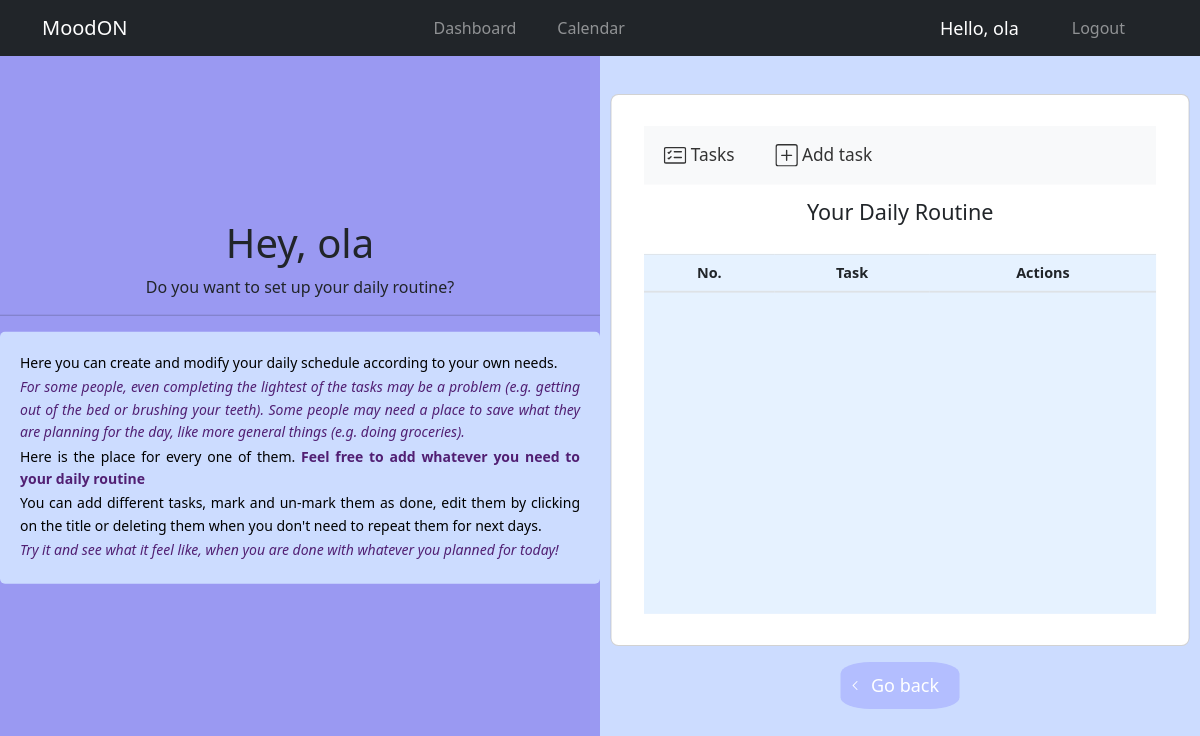
Before: /daily-routine/ (signed in) with the older database file.
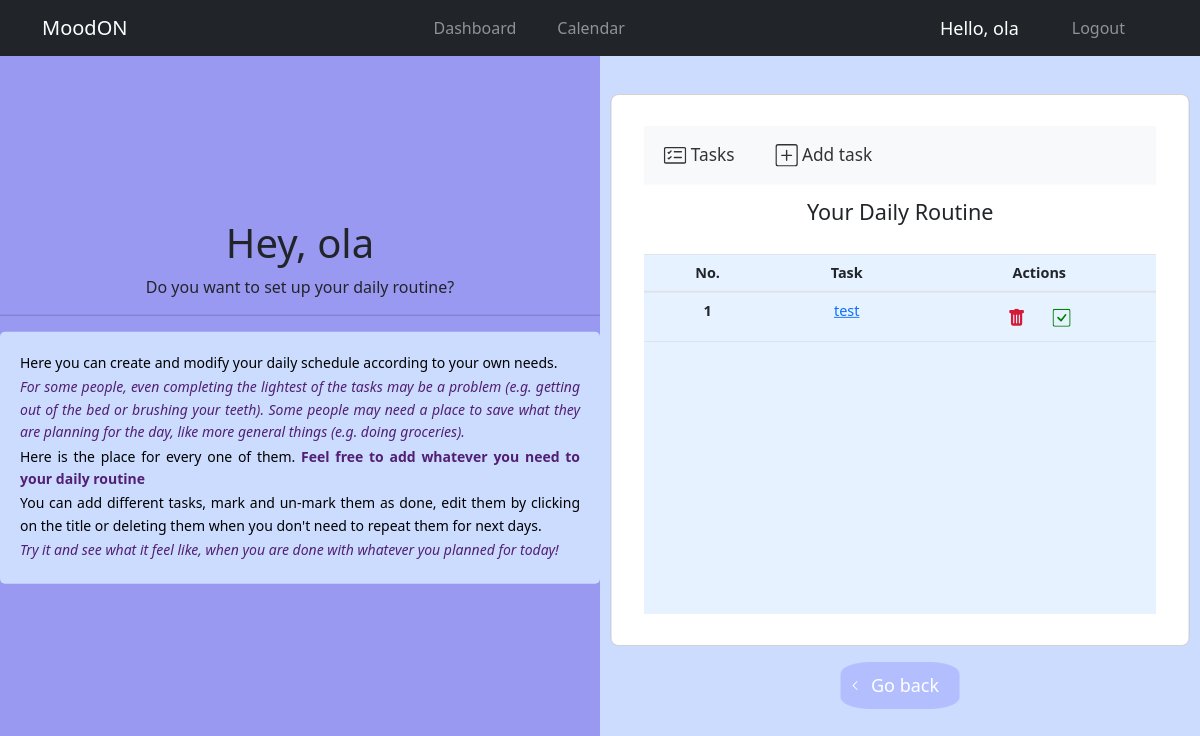
After: the same page with the newer database file.
### mood_tracker/models.py (models this page shows)
class DailyRoutine(models.Model):
    user = models.ForeignKey(User, on_delete=models.CASCADE, default=1)
    title = models.CharField(max_length=200)
    is_finished = models.BooleanField(default=False)
    date = models.DateField(auto_now_add=True)
    date_created = models.DateTimeField(auto_now_add=True)

### mood_tracker/views.py (the view)
# urls.py: path('daily-routine/', views.routine_list, name='routine_list'),
def routine_list(request):
    routines = DailyRoutine.objects.filter(user=request.user)
    return render(request, 'routine/routine_list.html', {'routines': routines})

### mood_tracker/templates/routine/routine_list.html (shortened to what the changed rows need)
{% extends 'main/main.html' %}
{% load static %}
{% block content %}
<head>
    <link href="https://cdn.jsdelivr.net/npm/bootstrap@5.2.2/dist/css/bootstrap.min.css" rel="stylesheet">
</head>
<div class="split left">
    <div class="centered">
        <div class="title">
            <h1>Hey, {{ request.user.username }}</h1>
        </div>
    </div>
</div>
<div class="split right">
    <div class="centered">
        <section class="vh-100" style="background-color: #ccdcff;">
            <div class="container-body">
                <div class="row d-flex justify-content-center align-items-center h-100">
                    <div class="col-12">
                        <div class="card rounded-3">
                            <div class="card-body p-1">
                                <div class="inside">
                                    <table class="table mb-4">
                                        <thead>
                                        <tr>
                                            <th scope="col">No.</th>
                                            <th scope="col">Task</th>
                                            <th scope="col">Actions</th>
                                        </tr>
                                        </thead>
                                        {% for routine in routines %}
                                        <tbody>
                                        <tr>
                                            <th scope="row">{{ forloop.counter }}</th>
                                            <td>
                                                {% if routine.is_finished %}
                                                <del>
                                                    <a href="{% url 'routine_update' routine.id %}">
                                                        {{routine.title}}</a>
                                                </del>
                                                {% else %}
                                                <a href="{% url 'routine_update' routine.id %}"> {{routine.title}}</a>
                                                {% endif %}
                                            </td>
                                            <td>
                                                <form action="{% url 'routine_delete' routine.id%}" method="post" style="display: inline">
                                                    <button type="submit" class="btn" onclick="return confirm('are you sure?')">
                                                    </button>
                                                </form>
                                                {% if routine.is_finished %}
                                                    <a href="{% url 'unfinish_routine' routine.id %}" class="btn">
                                                        <svg xmlns="http://www.w3.org/2000/svg" width="20" height="20" fill="red" class="bi bi-check-square" viewBox="0 0 16 16">
                                                            <path d="M14 1a1 1 0 0 1 1 1v12a1 1 0 0 1-1 1H2a1 1 0 0 1-1-1V2a1 1 0 0 1 1-1h12zM2 0a2 2 0 0 0-2 2v12a2 2 0 0 0 2 2h12a2 2 0 0 0 2-2V2a2 2 0 0 0-2-2H2z"/>
                                                            <path d="M10.97 4.97a.75.75 0 0 1 1.071 1.05l-3.992 4.99a.75.75 0 0 1-1.08.02L4.324 8.384a.75.75 0 1 1 1.06-1.06l2.094 2.093 3.473-4.425a.235.235 0 0 1 .02-.022z"/>
                                                        </svg>
                                                    </a>
                                                {% else %}
                                                    <a href="{% url 'finish_routine' routine.id %}" class="btn">
                                                    </a>
                                                {% endif %}
                                            </td>
                                        </tr>
                                        </tbody>
                                        {% endfor %}
                                    </table>
                                </div>
                            </div>
                        </div>
                    </div>
                </div>
            </div>
        </section>
    </div>
</div>
{% endblock %}

Changed rows visible on the page:
added DailyRoutine: title "test", is_finished False (drawn)
